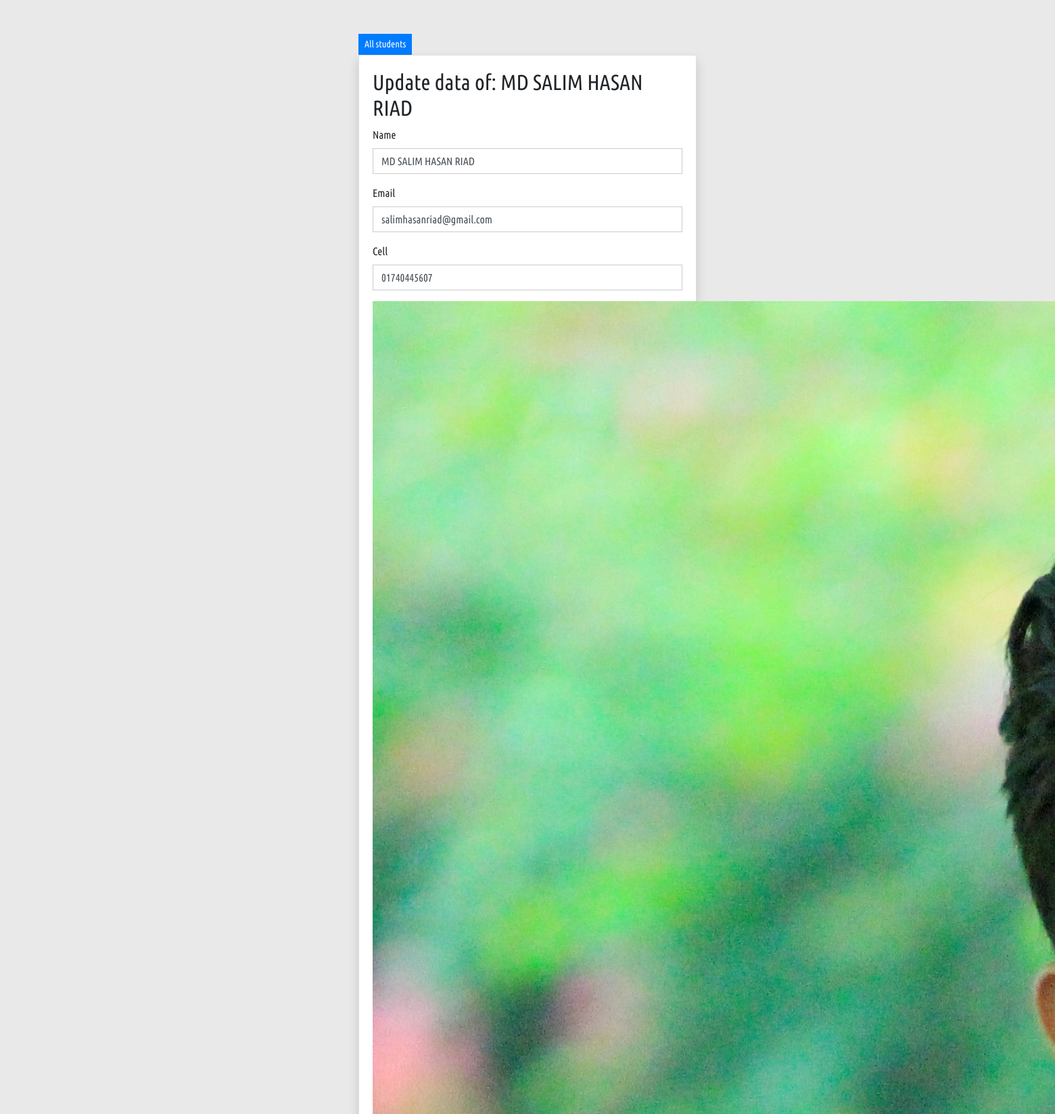
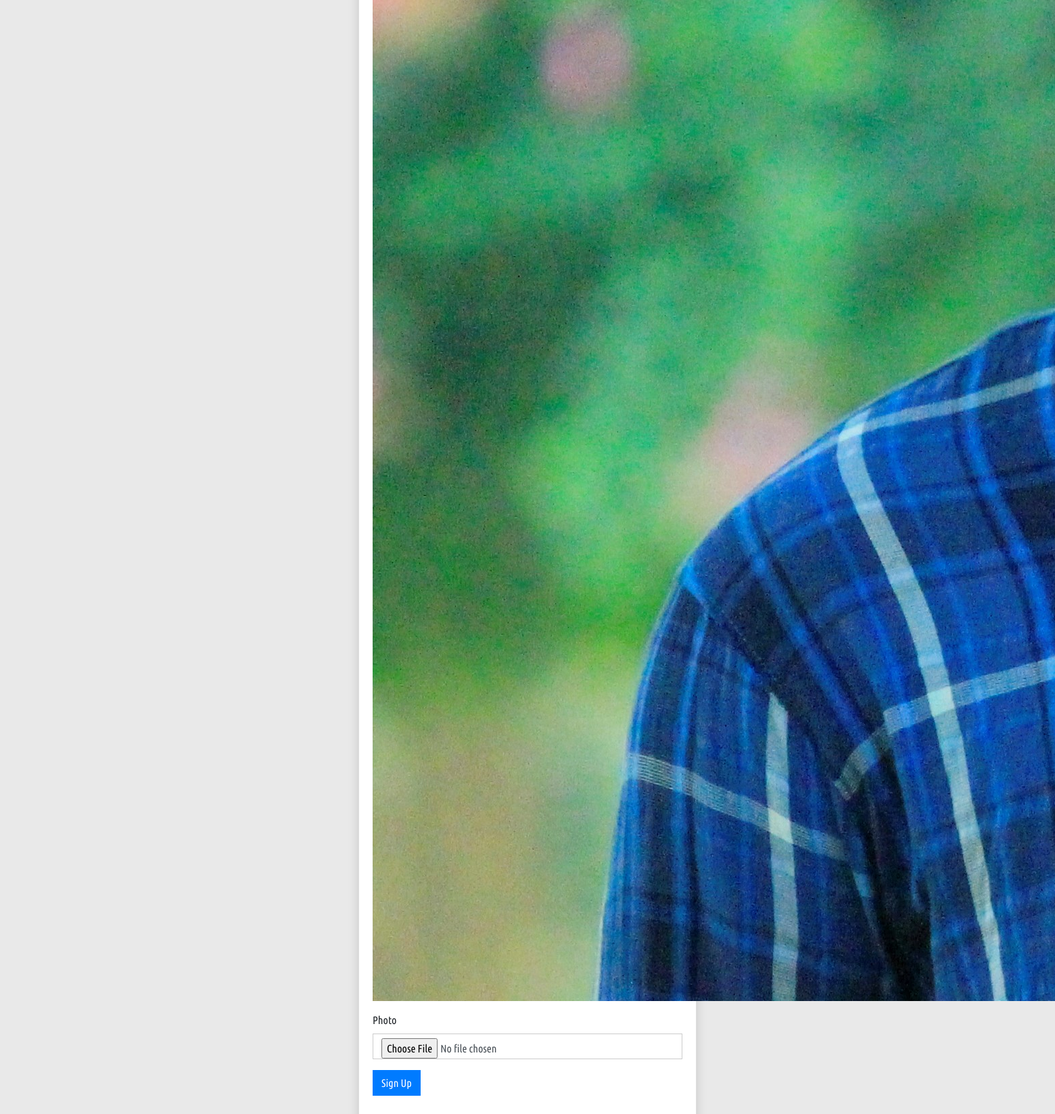
/edit.php?id=11, run on the app's committed database (2 pictures, top to bottom).
### tables this page shows
CREATE TABLE `students` (
  `id` int(10) NOT NULL,
  `name` varchar(100) NOT NULL,
  `email` varchar(100) NOT NULL,
  `cell` varchar(15) NOT NULL,
  `photo` varchar(100) NOT NULL,
  `status` varchar(20) NOT NULL DEFAULT 'active',
  `created_at` int(11) NOT NULL DEFAULT current_timestamp(),
  `updated_at` int(11) NOT NULL DEFAULT current_timestamp()
);

### app/Support/Database.php (called while the page is built, shortened)
<?php
abstract class Database
{
	private $host = 'localhost';
	private $user = 'root';
	private $pass = '';
	private $db = 'oop_crud';
	private function connection()
	{
		return $this -> connection = new mysqli($this -> host, $this -> user, $this -> pass, $this -> db);
	}
	protected function find($table, $id)
	{
		$sql = "SELECT * FROM $table WHERE id='$id'";
		$data = $this -> connection() -> query($sql);
		return $data;
	}
}

### app/Controller/Student.php (called while the page is built, shortened)
<?php
class Student extends Database
{
	public function singleStudent($id)
	{
		$data = $this -> find('students', $id);
		return $data -> fetch_assoc();
	}
}

### edit.php (the view, shortened to what this page needs)
<?php
	$student = new Student;
	$id="";
	if ( isset($_GET['id']) ) {
		$id = $_GET['id'];
		$single_student = $student -> singleStudent($id);
	}
 ?>
<!DOCTYPE html>
<html lang="en">
<head>
	<link rel="stylesheet" href="assets/css/bootstrap.min.css">
	<link rel="stylesheet" href="assets/css/style.css">
	<link rel="stylesheet" href="assets/css/responsive.css">
</head>
<body>
	<div class="wrap">
		<a class="btn btn-primary btn-sm" href="data.php">All students</a>
		<div class="card shadow">
			<div class="card-body">
				<h2>Update data of: <?php echo $single_student['name']; ?></h2>
				<form action="<?php echo $_SERVER['PHP_SELF'];?>?id=<?php echo $id; ?>" method="POST" enctype="multipart/form-data">
					<div class="form-group">
						<label for="">Name</label>
						<input name="name" class="form-control" value="<?php echo $single_student['name']; ?>" type="text">
					</div>
					<div class="form-group">
						<label for="">Email</label>
						<input name="email" class="form-control" value="<?php echo $single_student['email']; ?>" type="text">
					</div>
					<div class="form-group">
						<label for="">Cell</label>
						<input name="cell" class="form-control" value="<?php echo $single_student['cell']; ?>" type="text">
					</div>
					<div class="form-group">
						<img src="media/img/Student/<?php echo $single_student['photo']; ?>" alt="">
					</div>
					<div class="form-group">
						<label for="">Photo</label>
						<input name="new_photo" class="form-control" type="file">
					</div>
					<div class="form-group">
						<input name="update" class="btn btn-primary" type="submit" value="Sign Up">
					</div>
				</form>
			</div>
		</div>
	</div>
	<br>
	<br>
	<br>
	<br>
	<br>
	<br>
</body>
</html>

### assets/css/style.css (style rules this page uses)
* { font-family: 'ubuntu'; }
body { background-color: #e9e9e9; }
.btn { border-radius: 0px !important; }
input, input:focus { border-radius: 0px !important; outline: none !important; box-shadow: none !important; border: 1px solid #ccc !important; }
input[type="submit"] { border: 1px solid transparent !important; }
.wrap { width: 500px; margin: 50px auto 0px; }

### data on the page
students: name "MD SALIM HASAN RIAD", email "salimhasanriad@gmail.com", cell "01740445607", photo (picture)
